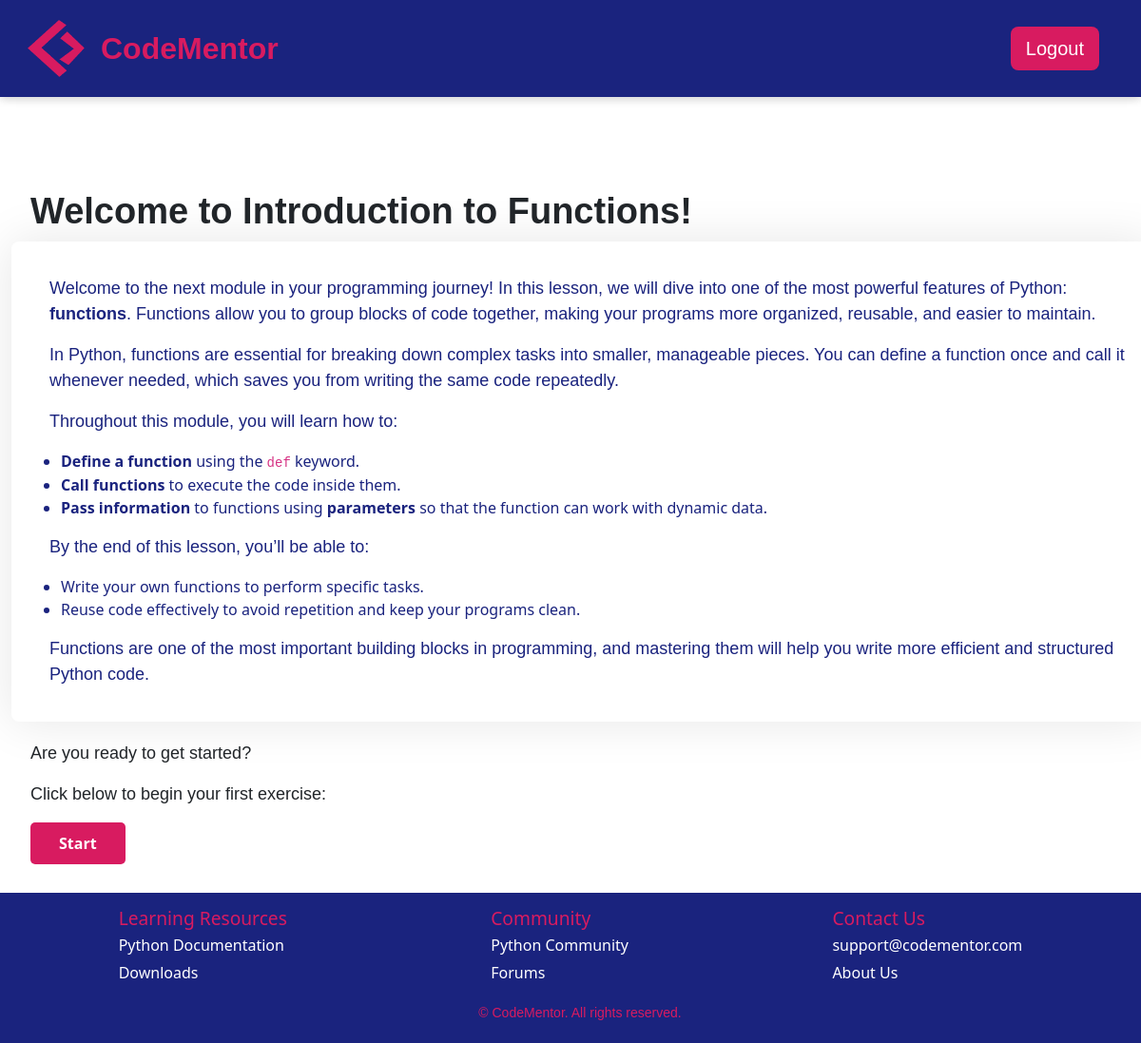
The page /module_intro/3 (signed in) on the database its author committed.
### app.py (models this page shows, shortened)
class Module(db.Model):
    moduleid = db.Column(db.Integer, primary_key=True)
    title = db.Column(db.String(100), nullable=False)
    description = db.Column(db.Text, nullable=False)
    status = db.Column(db.Enum('locked', 'available', 'completed', name='module_status'), default='locked')
    intro = db.Column(db.Text, nullable=True)
    exercises = db.relationship('Exercise', backref='module', lazy=True)
    user_progress = db.relationship('UserModuleProgress', backref='module', lazy=True)

### app.py (the view)
@app.route('/module_intro/<int:module_id>', methods=['GET', 'POST'])
@login_required
def module_intro(module_id):
    module = Module.query.get_or_404(module_id)
    user_progress = UserModuleProgress.query.filter_by(userid=current_user.userid, moduleid=module_id).first()
    if request.method == 'POST':
        return redirect(url_for('exercises', module_id=module_id))
    return render_template('module_intro.html', module=module)

### app.py (called while the page is built)
@login_manager.user_loader
def load_user(userid):
    return User.query.get(int(userid))

### templates/module_intro.html (shortened to what this page needs)
{% extends 'base.html' %}
{% block content %}
<h1>Welcome to Introduction to {{ module.title }}!</h1>
<div class="intro-box">
    <p>{{ module.intro | safe }}</p>
</div>
<p>Are you ready to get started?</p>
<p>Click below to begin your first exercise:</p>
    <a href="{{ url_for('exercises', module_id=module.moduleid) }}" class="start btn-primary">Start</a>
{% endblock %}

### static/css/styles.css (style rules this page uses)
body, html { margin: 0; padding: 0; height: 100%; }
body { display: flex; flex-direction: column; height: 100%; }
h1 { font-weight: bold; font-size: 38px; font-family: Verdana, Geneva, Tahoma, sans-serif; margin-left: 20px; }
p { font-size: 18px; font-family: Verdana, Geneva, Tahoma, sans-serif; margin-left: 20px; }
body, html { height: 100%; margin: 0; display: flex; flex-direction: column; }
.intro-box { background-color: #ffffff; padding: 20px; border-radius: 8px; box-shadow: 0 0 50px rgba(0, 0, 0, 0.1); margin-bottom: 20px; width: 1200px; color: #1a237e; }
.start.btn-primary { background-color: #D81B60; color: white; padding: 10px 30px; font-size: 16px; font-weight: bold; border: none; border-radius: 5px; text-align: center; text-decoration: none; display: inline-block; margin-left: 20px; }

### rows shown on the page
Module: title "Functions", intro "Welcome to the next module in your programming journey! In this lesson, we will dive into one of the most powerful features of Python: functions . Functions allow you to group blocks of code together, making your programs more organized, reusable, and easier to maintain. In Python, functions are essential for breaking down complex tasks into smaller, manageable pieces. You can define a function once and call it whenever needed, which saves you from writing the same code repeatedly. Throughout this module, you will learn how to: Define a function using the def keyword. Call functions to execute the code inside them. Pass information to functions using parameters so that the function can work…"
